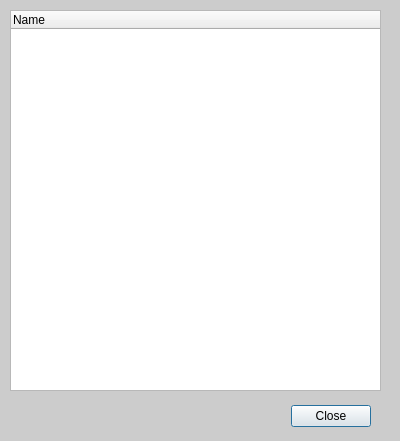
<?xml version="1.0" encoding="UTF-8"?>
<ui version="4.0">
 <class>ListObjects</class>
 <widget class="QDialog" name="ListObjects">
  <property name="geometry">
   <rect>
    <x>0</x>
    <y>0</y>
    <width>400</width>
    <height>441</height>
   </rect>
  </property>
  <property name="windowTitle">
   <string>Dialog</string>
  </property>
  <property name="styleSheet">
   <string notr="true">QDialog {
background-color: rgb(204, 204, 204);
}</string>
  </property>
  <widget class="QDialogButtonBox" name="buttonBox">
   <property name="geometry">
    <rect>
     <x>30</x>
     <y>400</y>
     <width>341</width>
     <height>32</height>
    </rect>
   </property>
   <property name="orientation">
    <enum>Qt::Horizontal</enum>
   </property>
   <property name="standardButtons">
    <set>QDialogButtonBox::Close</set>
   </property>
  </widget>
  <widget class="QTreeWidget" name="treeWidget">
   <property name="geometry">
    <rect>
     <x>10</x>
     <y>10</y>
     <width>371</width>
     <height>381</height>
    </rect>
   </property>
   <column>
    <property name="text">
     <string>Name</string>
    </property>
   </column>
  </widget>
 </widget>
 <resources/>
 <connections>
  <connection>
   <sender>buttonBox</sender>
   <signal>accepted()</signal>
   <receiver>ListObjects</receiver>
   <slot>accept()</slot>
   <hints>
    <hint type="sourcelabel">
     <x>248</x>
     <y>254</y>
    </hint>
    <hint type="destinationlabel">
     <x>157</x>
     <y>274</y>
    </hint>
   </hints>
  </connection>
  <connection>
   <sender>buttonBox</sender>
   <signal>rejected()</signal>
   <receiver>ListObjects</receiver>
   <slot>reject()</slot>
   <hints>
    <hint type="sourcelabel">
     <x>316</x>
     <y>260</y>
    </hint>
    <hint type="destinationlabel">
     <x>286</x>
     <y>274</y>
    </hint>
   </hints>
  </connection>
 </connections>
</ui>
